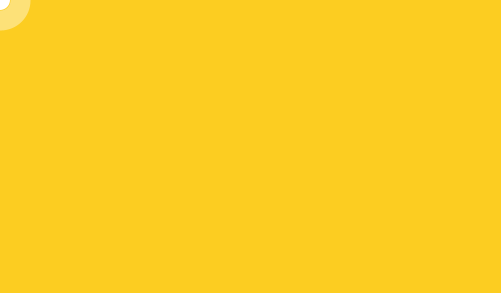
Frame 1 (no input)
Frame 60 (the mouse pressed at the canvas centre just before this capture): identical to frame 1, image omitted
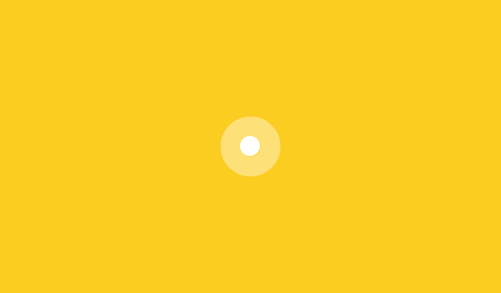
Frame 120 (the mouse held since frame 60 and released just before this capture)

The Processing sketch that drew these frames (run headless with seeded random() and noise(); from frame 60 on, the mouse is pressed at the canvas centre):

// Processing sketch: processing_107510
// ── processing_107510.pde

float x = 100;
float y = 100;

void setup() {
  size(501, 293);
  strokeWeight(40);
  stroke(255, 100);
}
  void draw() { 
  background(252,205,33);
 
  x = mouseX;
  y = mouseY;
  ellipse(x, y, 20, 20); 
}
